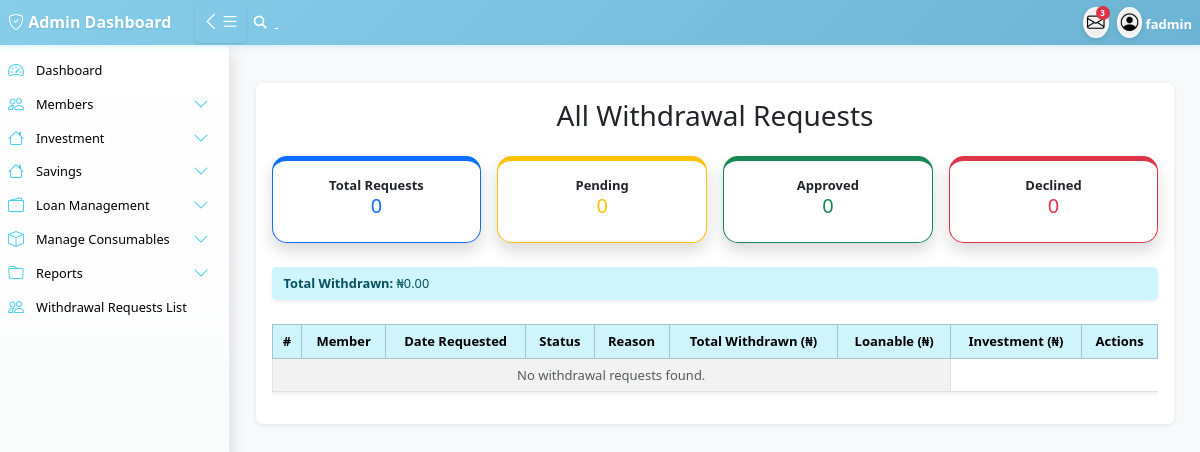
The page /list_withdrawal_requests/ (signed in) on the database as committed earlier.
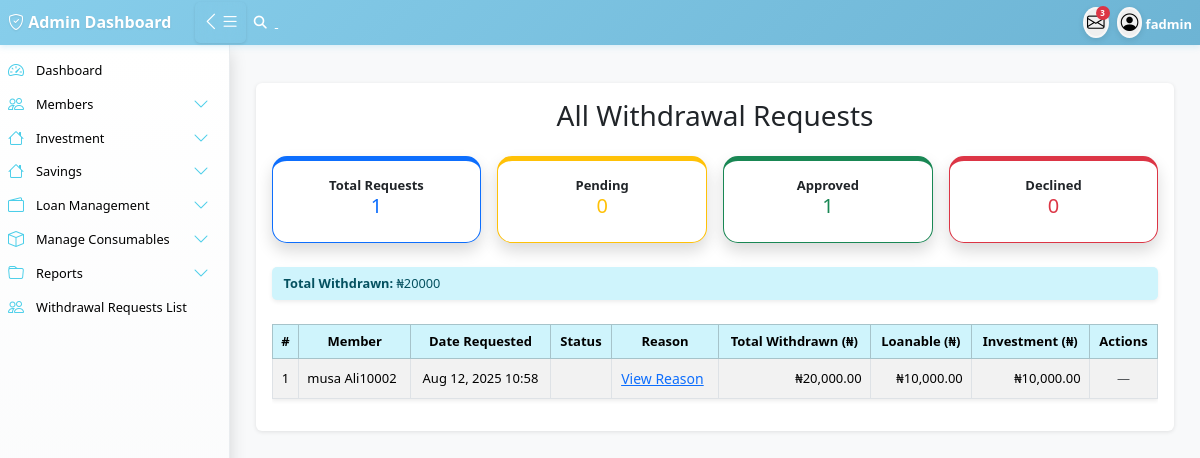
The same page on the database as committed later.
### main/models.py (models this page shows, shortened)
class Withdrawal(models.Model):
    STATUS_CHOICES = [ ('Pending', 'Pending'),('Approved', 'Approved'), ('Declined', 'Declined'),]
    member = models.ForeignKey(Member, on_delete=models.CASCADE, related_name='withdrawal_requests')
    reason = models.TextField(blank=True, null=True)
    date_requested = models.DateTimeField(auto_now_add=True)
    status = models.CharField(max_length=20, choices=STATUS_CHOICES, default='Pending')
    approved_by = models.ForeignKey(User, on_delete=models.SET_NULL, null=True, blank=True, related_name='approved_withdrawals')
    date_approved = models.DateTimeField(null=True, blank=True)
    withdrawn_savings = models.DecimalField(max_digits=12, decimal_places=2, null=True, blank=True)
    withdrawn_loanable = models.DecimalField(max_digits=12, decimal_places=2, null=True, blank=True)
    withdrawn_investment = models.DecimalField(max_digits=12, decimal_places=2, null=True, blank=True)
    total_withdrawn = models.DecimalField(max_digits=12, decimal_places=2, null=True, blank=True)

### accounts/models.py (models this page shows, shortened)
class Member(models.Model):
    member = models.OneToOneField(User, on_delete=models.CASCADE, null=True, blank=True,related_name='member')
    ippis = models.IntegerField(unique=True)  # Required and unique
    total_savings = models.DecimalField(max_digits=12, decimal_places=2, blank=True, null=True)

class User(AbstractUser):
    first_name = models.CharField(max_length=100)
    last_name = models.CharField(max_length=100)
    other_name = models.CharField(max_length=100)
    date_of_birth = models.DateField(blank=True,null=True)
    username = models.CharField(max_length=100, unique=True)
    savings = models.IntegerField(blank=True,null=True)
    account_type = models.CharField(max_length=100,blank=True,null=True)
    department = models.CharField(max_length=100)
    unit = models.CharField(max_length=100,blank=True,null=True)
    gender = models.ForeignKey(Gender, on_delete=models.CASCADE, blank=True, null=True)
    group = models.ForeignKey(UserGroup, on_delete=models.CASCADE, blank=True, null=True)
    marital_status = models.ForeignKey(MaritalStatus,on_delete=models.SET_NULL, null=True, blank=True)
    religion = models.ForeignKey(Religion, on_delete=models.SET_NULL, null=True, blank=True,)
    passport = models.ImageField(upload_to='passport', blank=True, null=True)
    phone1 = models.CharField(max_length=15,null=True, blank=True)
    phone2 = models.CharField(max_length=15, null=True, blank=True)
    email = models.EmailField(blank=True, null=True)
    member_number = models.CharField(max_length=100)

### main/views.py (the view)
# urls.py: path('list_withdrawal_requests/', views.list_withdrawal_requests, name='list_withdrawal_requests'),
@login_required
def list_withdrawal_requests(request):
    requests = Withdrawal.objects.select_related('member', 'approved_by').all()
    stats = get_cooperative_withdrawal_stats()
    return render(request, 'main/list_withdrawal_requests.html', {'requests': requests, 'stats': stats, })

### accounts/utils.py (called while the page is built)
def get_cooperative_withdrawal_stats():
    total_requests = Withdrawal.objects.count()
    pending_requests = Withdrawal.objects.filter(status='Pending').count()
    approved_requests = Withdrawal.objects.filter(status='Approved').count()
    declined_requests = Withdrawal.objects.filter(status='Declined').count()
    total_withdrawn = Withdrawal.objects.filter(
        status='Approved',
        total_withdrawn__isnull=False
    ).aggregate(total=models.Sum('total_withdrawn'))['total'] or Decimal('0.00')
    return {
        'total_requests': total_requests,
        'pending_requests': pending_requests,
        'approved_requests': approved_requests,
        'declined_requests': declined_requests,
        'total_withdrawn': total_withdrawn
    }

### templates/main/list_withdrawal_requests.html (shortened to what the changed rows need)
{% extends 'base/base.html' %}
{% load static %}
{% load humanize %}
{% block content %}
<div class="content-card mt-4">
    <div class="row row-cols-2 row-cols-md-4 g-3 mb-4">
    <div class="col">
        <div class="card card1 border-primary text-dark shadow">
            <div class="card-body text-center">
                <b class="card-title">Total Requests</b>
                <h5 class="text-primary">{{ stats.total_requests }}</h5>
            </div>
        </div>
    </div>
    <div class="col">
        <div class="card card3 border-success shadow">
            <div class="card-body text-center">
                <b class="card-title">Approved</b>
                <h5 class="text-success">{{ stats.approved_requests }}</h5>
            </div>
        </div>
    </div>
</div>
    <div class="mb-4">
        <div class="alert alert-info shadow-sm">
            <strong>Total Withdrawn:</strong> ₦{{ stats.total_withdrawn }}
        </div>
    </div>
    <div class="table-responsive">
        <table class="table table-striped table-hover table-bordered align-middle shadow-sm">
            <thead class="table-info">
                <tr class="text-center">
                    <th>#</th>
                    <th>Member</th>
                    <th>Date Requested</th>
                    <th>Status</th>
                    <th>Reason</th>
                    <th>Total Withdrawn (₦)</th>
                    <th>Loanable (₦)</th>
                    <th>Investment (₦)</th>
                    <th>Actions</th>
                </tr>
            </thead>
            <tbody>
                {% for req in requests %}
                <tr>
                    <td class="text-center">{{ forloop.counter }}</td>
                    <td>{{ req.member.member.first_name }} {{ req.member.member.last_name }}{{ req.member.ippis }}</td>
                    <td class="text-center">{{ req.date_requested|date:"M d, Y H:i" }}</td>
                    <td class="text-center">
                    </td>
                    <td>
                        {% if req.reason %}
                        <div>
                            <a class="btn btn-sm btn-link p-0" data-bs-toggle="collapse" href="#reason-{{ req.id }}"
                                role="button" aria-expanded="false" aria-controls="reason-{{ req.id }}">
                                View Reason
                            </a>
                        </div>
                        {% else %}
                        —
                        {% endif %}
                    </td>
                    <td class="text-end">
                        ₦{{ req.total_withdrawn|floatformat:2|intcomma|default:"0.00" }}
                    </td>
                    <td class="text-end">
                    ₦{{ req.withdrawn_loanable|floatformat:2|intcomma|default:"0.00" }}
                    </td>
                    <td class="text-end">
                    ₦{{ req.withdrawn_investment|floatformat:2|intcomma|default:"0.00" }}
                    </td>
                    <td class="text-center">
                        {% if req.status == "Pending" %}
                        <a href="{% url 'approve_withdrawal_request' req.id %}" class="btn btn-sm btn-outline-success"
                            title="Approve">
                            <i class="fas fa-check-circle"></i>
                        </a>
                        <a href="{% url 'decline_withdrawal_request' req.id %}" class="btn btn-sm btn-outline-danger"
                            title="Decline">
                            <i class="fas fa-times-circle"></i>
                        </a>
                        {% else %}
                        <span class="text-muted">—</span>
                        {% endif %}
                    </td>
                </tr>
                {% empty %}
                <tr>
                    <td colspan="7" class="text-center text-muted">No withdrawal requests found.</td>
                </tr>
                {% endfor %}
            </tbody>
        </table>
    </div>
</div>
{% endblock %}

Rows that differ between the two databases and show on the page:
added Withdrawal: member.member.first_name "musa", member.member.last_name "Ali", member.ippis "10002", date_requested "Aug 12, 2025 10:58", total_withdrawn "20,000.00", withdrawn_loanable "10,000.00", withdrawn_investment "10,000.00"
Other text that changed with them:
{{ stats.total_requests }}: "0" → "1"
{{ stats.approved_requests }}: "0" → "1"
{{ stats.total_withdrawn }}: "0.00" → "20000"
text no longer shown: "No withdrawal requests found."
